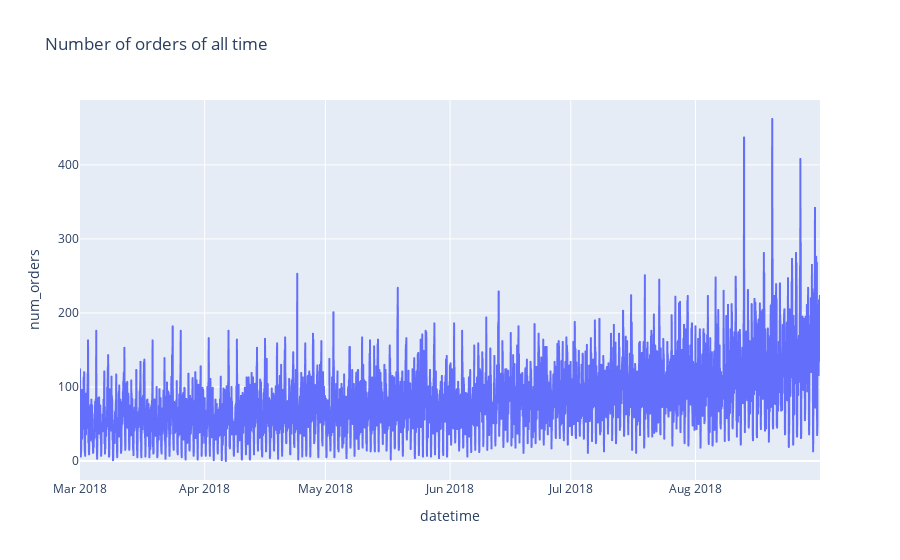

Source (notebook cell):
### Markdown cell above
## Analysis

### Code cell
fig = px.line(df, y='num_orders', title="Number of orders of all time")
fig.show()

### Figure 1 — Plotly figure (JSON) as saved in the notebook; plotly's stock layout.template omitted (floating-point values rounded to 4 significant figures; data arrays with more than 128 entries replaced by an {"elided": "..."} marker saying what was removed)
{"data": [{"hovertemplate": "datetime=%{x}<br>num_orders=%{y}<extra></extra>", "legendgroup": "", "line": {"color": "#636efa", "dash": "solid"}, "marker": {"symbol": "circle"}, "mode": "lines", "name": "", "showlegend": false, "type": "scattergl", "x": {"elided": "4416 str values"}, "xaxis": "x", "y": {"elided": "4416 int values"}, "yaxis": "y"}], "layout": {"legend": {"tracegroupgap": 0}, "title": {"text": "Number of orders of all time"}, "xaxis": {"anchor": "y", "domain": [0, 1], "title": {"text": "datetime"}}, "yaxis": {"anchor": "x", "domain": [0, 1], "title": {"text": "num_orders"}}}}
